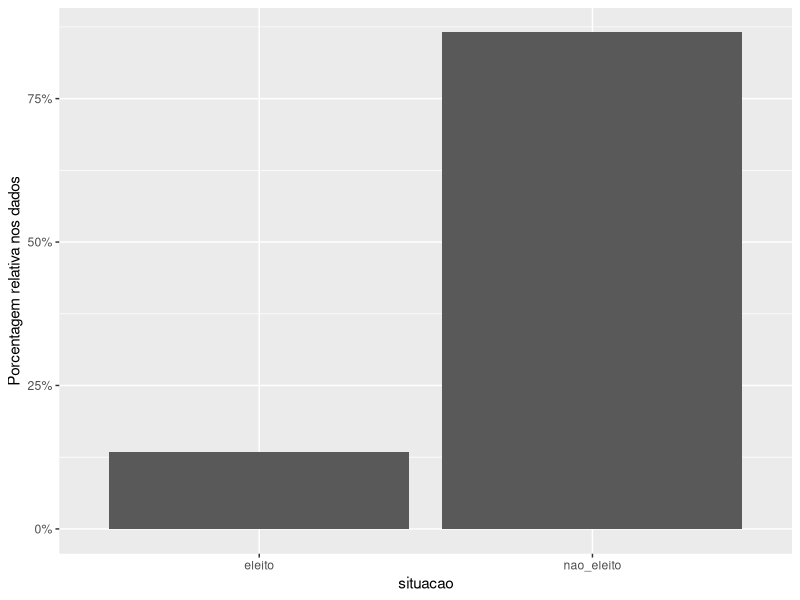

Here is the R script that generated this plot: (Note: this script raises an error after producing the figure.)
## ---- chunk 1
library(caret)
library(tidyverse)
library(gridExtra)
## ---- chunk 2
train <- read.csv("data/train.csv")
## ---- chunk 3
train <- train %>%   
          select(-partido,
                 -uf,-nome,
                 -estado_civil,
                 -ocupacao,-ano,
                 -cargo,-grau,-sexo,
                 -sequencial_candidato)
## ---- chunk 4
train %>% ggplot(aes(situacao)) + geom_bar(aes(y = (..count..)/sum(..count..))) + scale_y_continuous(labels=scales::percent) + ylab("Porcentagem relativa nos dados")
## ---- chunk 5
balanceado <- SMOTE(situacao ~ ., train)
